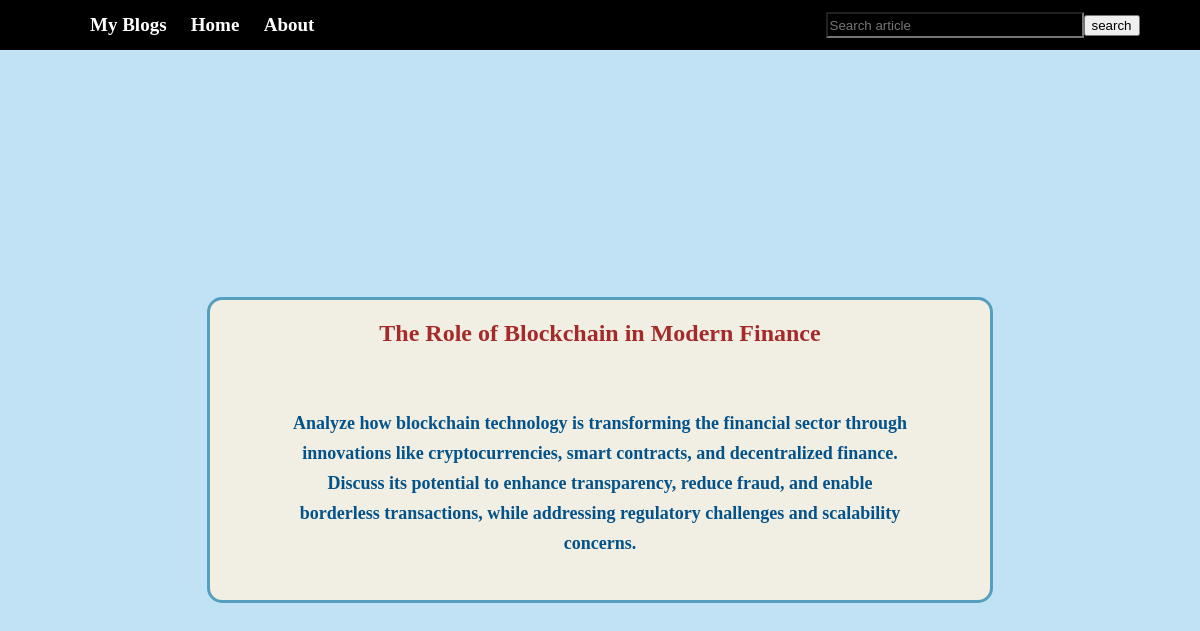
Screenshot of /two/2 with the database file from the repository.
### app1/models.py (models this page shows)
class Article(models.Model):
    title = models.CharField(max_length=200)
    description = models.CharField(max_length=10000)

### app1/views.py (the view)
# urls.py: path('two/<int:id>',article,name="article"),
def article(request,id):
    row = Article.objects.get(id=id)
    return render(request,'article.html',{'data':row})

### app1/templates/article.html
{% extends 'temp_files/nav.html' %}
    {% block content %}
    <aside>
        <div>
            <h1>{{data.title}}</h1>
            <p>{{data.description}}</p>
        </div>
    </aside>
    {% endblock content %}

### static/css/nav.css (style rules this page uses)
body { padding: 0px; margin: 0px; }

### app1/static/app1_css/index.css (style rules this page uses)
body { background-color: aliceblue; padding: 0px; margin: 0px; }
h1 { color: red; text-align: center; }
p { color: black; }

### app1/static/app1_css/article.css (style rules this page uses)
body { padding: 0px; margin: 0px; }
aside { width: 100%; height: 100vh; margin: auto; background-color: rgb(193, 226, 244); display: flex; flex-direction: column; justify-content: center; }
div { width: 65%; height: 300px; margin: auto; border: 3px solid rgb(83, 159, 189); border-radius: 15px; background-color: rgb(241, 239, 227); text-align: center; display: flex; flex-direction: column; justify-content: space-around; transition: transform 0.4s ease; }
div h1 { color: brown; font-weight: bolder; font-size: x-large; }
div p { width: 80%; margin: auto; color: rgb(4, 82, 138); line-height: 30px; font-weight: bolder; font-size: large; }

### rows the page displays
Article: title "The Role of Blockchain in Modern Finance", description "Analyze how blockchain technology is transforming the financial sector through innovations like cryptocurrencies, smart contracts, and decentralized finance. Discuss its potential to enhance transparency, reduce fraud, and enable borderless transactions, while addressing regulatory challenges and scalability concerns."
